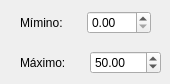
        <widget class="QWidget" name="page">
         <widget class="QWidget" name="layoutWidget">
          <property name="geometry">
           <rect>
            <x>20</x>
            <y>10</y>
            <width>131</width>
            <height>25</height>
           </rect>
          </property>
          <layout class="QHBoxLayout" name="horizontalLayout_14">
           <item>
            <widget class="QLabel" name="label_28">
             <property name="text">
              <string>Mímino:</string>
             </property>
            </widget>
           </item>
           <item>
            <widget class="QDoubleSpinBox" name="distuni_min">
             <property name="maximum">
              <double>999.990000000000009</double>
             </property>
            </widget>
           </item>
          </layout>
         </widget>
         <widget class="QWidget" name="layoutWidget">
          <property name="geometry">
           <rect>
            <x>20</x>
            <y>50</y>
            <width>141</width>
            <height>25</height>
           </rect>
          </property>
          <layout class="QHBoxLayout" name="horizontalLayout_15">
           <item>
            <widget class="QLabel" name="label_30">
             <property name="text">
              <string>Máximo:</string>
             </property>
            </widget>
           </item>
           <item>
            <widget class="QDoubleSpinBox" name="distuni_max">
             <property name="maximum">
              <double>9999.989999999999782</double>
             </property>
             <property name="value">
              <double>50.000000000000000</double>
             </property>
            </widget>
           </item>
          </layout>
         </widget>
        </widget>
